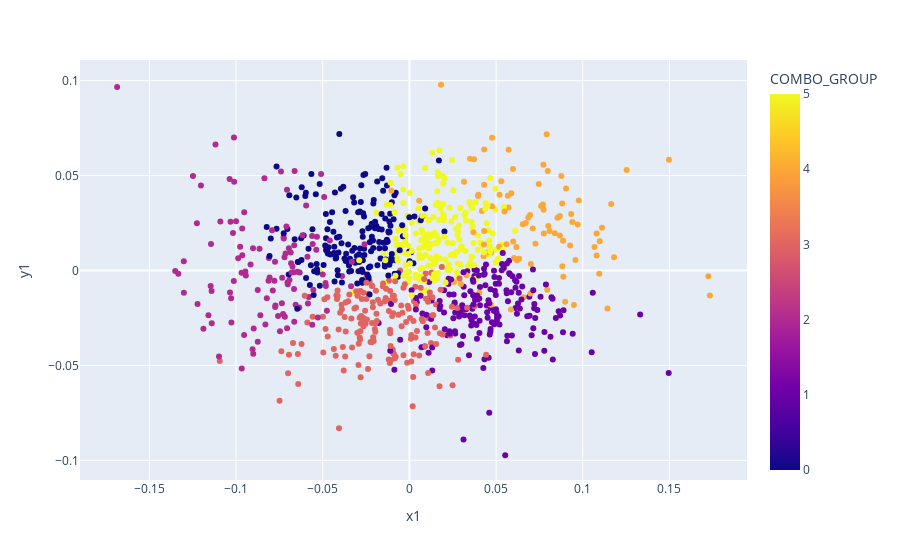

Notebook source saved alongside this figure:
### Code cell
fig = px.scatter(corpus_df, x="x1", y = "y1", color="COMBO_GROUP", hover_name="TITLE", hover_data=["AUTHOR"])
fig.show()

### Figure 1 — Plotly figure (JSON) as saved in the notebook; plotly's stock layout.template omitted (floating-point values rounded to 4 significant figures; data arrays with more than 128 entries replaced by an {"elided": "..."} marker saying what was removed)
{"data": [{"customdata": {"elided": "944x1 str values"}, "hovertemplate": "<b>%{hovertext}</b><br><br>x1=%{x}<br>y1=%{y}<br>AUTHOR=%{customdata[0]}<br>COMBO_GROUP=%{marker.color}<extra></extra>", "hovertext": {"elided": "944 str values"}, "legendgroup": "", "marker": {"color": {"elided": "944 int values"}, "coloraxis": "coloraxis", "symbol": "circle"}, "mode": "markers", "name": "", "orientation": "v", "showlegend": false, "type": "scatter", "x": {"elided": "944 float values"}, "xaxis": "x", "y": {"elided": "944 float values"}, "yaxis": "y"}], "layout": {"coloraxis": {"colorbar": {"title": {"text": "COMBO_GROUP"}}, "colorscale": [[0, "#0d0887"], [0.1111, "#46039f"], [0.2222, "#7201a8"], [0.3333, "#9c179e"], [0.4444, "#bd3786"], [0.5556, "#d8576b"], [0.6667, "#ed7953"], [0.7778, "#fb9f3a"], [0.8889, "#fdca26"], [1, "#f0f921"]]}, "legend": {"tracegroupgap": 0}, "margin": {"t": 60}, "xaxis": {"anchor": "y", "domain": [0, 1], "title": {"text": "x1"}}, "yaxis": {"anchor": "x", "domain": [0, 1], "title": {"text": "y1"}}}}
